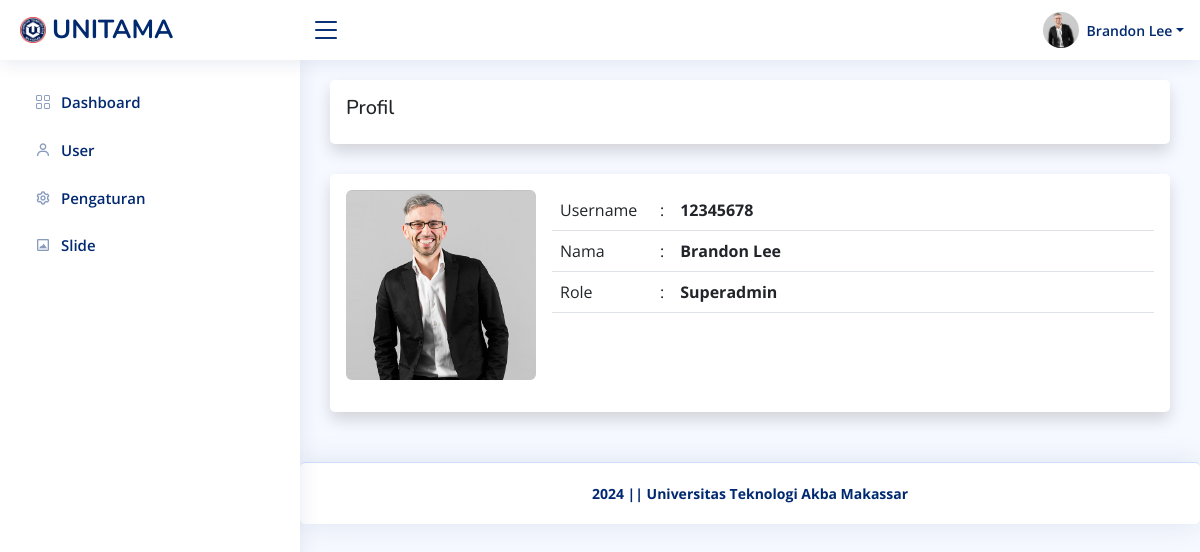
The app's page /admin/dashboard/profil.php (signed in) with its own data.
### tables this page shows
CREATE TABLE `pengaturan` (
  `id_pengaturan` int(11) NOT NULL,
  `appname` varchar(50) NOT NULL,
  `logo` varchar(255) NOT NULL,
  `copyright` varchar(255) NOT NULL,
  `description` varchar(255) NOT NULL,
  `keyword` varchar(255) NOT NULL,
  `author` varchar(128) NOT NULL
);

CREATE TABLE `user` (
  `id_user` int(11) NOT NULL,
  `username` varchar(128) NOT NULL,
  `password` varchar(255) NOT NULL,
  `nama` varchar(128) NOT NULL,
  `role` int(11) NOT NULL,
  `foto` varchar(255) DEFAULT NULL
);

### helper.php (called while the page is built, shortened)
<?php
$base_url = 'http://localhost/unitama/';
$koneksi = mysqli_connect('localhost', 'root', '', 'unitama');
function getWhere($query)
{
    global $koneksi;
    return mysqli_fetch_assoc(mysqli_query($koneksi, $query));
}
function getRole($param)
{
    if ($param == 1) {
        return 'Superadmin';
    }
    return 'Admin';
}

### admin/dashboard/profil.php (the view)
<?php require '../template/header.php' ?>
<div class="card shadow p-3">
    <h5>Profil </h5>
</div>
<div class="card shadow p-3">
    <div class="row g-3 mb-3">
        <div class="col-md-3">
            <?php if ($akun['foto']) : ?>
                <img src="<?= $base_url; ?>/assets/uploads/user/<?= $akun['foto']; ?>" alt="<?= $akun['nama']; ?>" class="rounded w-100">
            <?php else : ?>
                <img src="<?= $base_url; ?>assets/img/noprofil.png" alt="<?= $akun['nama']; ?>" class="rounded w-100">
            <?php endif ?>
        </div>
        <div class="col-md-9">
            <table class="table">
                <tbody>
                    <tr>
                        <td width="100">Username</td>
                        <td width="5">:</td>
                        <td class="fw-bold"><?= $akun['username']; ?></td>
                    </tr>
                    <tr>
                        <td>Nama</td>
                        <td>:</td>
                        <td class="fw-bold"><?= $akun['nama']; ?></td>
                    </tr>
                    <tr>
                        <td>Role</td>
                        <td>:</td>
                        <td class="fw-bold"><?= getRole($akun['role']); ?></td>
                    </tr>
                </tbody>
            </table>
        </div>
    </div>
</div>
<?php require '../template/footer.php' ?>

### admin/template/header.php (shortened to what this page needs)
<?php require '../../helper.php' ?>
<?php $pengaturan = getWhere("SELECT * FROM pengaturan WHERE id_pengaturan = 1 "); ?>
<!DOCTYPE html>
<html lang="en">
<head>
    <link href="<?= $base_url; ?>assets/plugins/bootstrap/css/bootstrap.min.css" rel="stylesheet">
    <link href="<?= $base_url; ?>assets/plugins/bootstrap-icons/bootstrap-icons.css" rel="stylesheet">
    <link href="<?= $base_url; ?>assets/plugins/boxicons/css/boxicons.min.css" rel="stylesheet">
    <link href="<?= $base_url; ?>assets/plugins/quill/quill.snow.css" rel="stylesheet">
    <link href="<?= $base_url; ?>assets/plugins/quill/quill.bubble.css" rel="stylesheet">
    <link href="<?= $base_url; ?>assets/plugins/remixicon/remixicon.css" rel="stylesheet">
    <link href="<?= $base_url; ?>assets/plugins/simple-datatables/style.css" rel="stylesheet">
    <link rel="stylesheet" href="https://cdnjs.cloudflare.com/ajax/libs/twitter-bootstrap/5.3.0/css/bootstrap.min.css">
    <link rel="stylesheet" href="https://cdn.datatables.net/2.0.8/css/dataTables.bootstrap5.css">
    <link href="<?= $base_url; ?>assets/css/style.css" rel="stylesheet">
</head>
<body>
    <header id="header" class="header fixed-top d-flex align-items-center">
        <div class="d-flex align-items-center justify-content-between">
            <a href="<?= $base_url; ?>admin/dashboard" class="logo d-flex align-items-center">
                <img src="<?= $base_url; ?>assets/img/<?= $pengaturan['logo']; ?>" alt="">
                <span class="d-none d-lg-block"><?= $pengaturan['appname']; ?></span>
            </a>
            <i class="bi bi-list toggle-sidebar-btn"></i>
        </div>
        <nav class="header-nav ms-auto">
            <ul class="d-flex align-items-center">
                <li class="nav-item dropdown pe-3">
                    <?php
                    $id = $_SESSION['id_user'];
                    $akun = getWhere("SELECT * FROM user WHERE id_user = $id ");
                    ?>
                    <a class="nav-link nav-profile d-flex align-items-center pe-0" href="#" data-bs-toggle="dropdown">
                        <?php if ($akun['foto']) : ?>
                            <img src="<?= $base_url; ?>/assets/uploads/user/<?= $akun['foto']; ?>" alt="<?= $akun['nama']; ?>" class="rounded-circle">
                        <?php else : ?>
                            <img src="<?= $base_url; ?>assets/img/noprofil.png" alt="<?= $akun['nama']; ?>" class="rounded-circle">
                        <?php endif ?>
                        <span class="d-none d-md-block dropdown-toggle ps-2"><?= $akun['nama']; ?></span>
                    </a>
                </li>
            </ul>
        </nav>
    </header>
    <aside id="sidebar" class="sidebar">
        <ul class="sidebar-nav" id="sidebar-nav">
            <li class="nav-item">
                <a class="nav-link collapsed" href="<?= $base_url; ?>admin/dashboard">
                    <i class="bi bi-grid"></i>
                    <span>Dashboard</span>
                </a>
            </li>
            <?php if ($_SESSION['role'] == 1) : ?>
                <li class="nav-item">
                    <a class="nav-link collapsed" href="<?= $base_url; ?>admin/user">
                        <i class='bx bx-user'></i>
                        <span>User</span>
                    </a>
                </li>
            <?php endif ?>
            <li class="nav-item">
                <a class="nav-link collapsed" href="<?= $base_url; ?>admin/pengaturan">
                    <i class='bx bx-cog'></i>
                    <span>Pengaturan</span>
                </a>
            </li>
            <li class="nav-item">
                <a class="nav-link collapsed" href="<?= $base_url; ?>admin/slide">
                    <i class='bx bx-image-alt'></i>
                    <span>Slide</span>
                </a>
            </li>
        </ul>
    </aside>
    <main id="main" class="main">

### admin/template/footer.php (shortened to what this page needs)
</main>
<footer id="footer" class="footer card">
    <div class="copyright fw-bold">
        <?= $pengaturan['copyright']; ?>
    </div>
</footer>
</body>
</html>

### assets/css/style.css (style rules this page uses)
:root { scroll-behavior: smooth; }
body { font-family: "Open Sans", sans-serif; background: #f6f9ff; color: #444444; }
a { color: #4154f1; text-decoration: none; }
h1, h2, h3, h4, h5, h6 { font-family: "Nunito", sans-serif; }
#main { margin-top: 60px; padding: 20px 30px; transition: all 0.3s; }
.card { margin-bottom: 30px; border: none; border-radius: 5px; box-shadow: 0px 0 30px rgba(1, 41, 112, 0.1); }
.logo { line-height: 1; }
@media (min-width: 1200px) { .logo { width: 280px; } }
.logo img { max-height: 26px; margin-right: 6px; }
.logo span { font-size: 26px; font-weight: 700; color: #012970; font-family: "Nunito", sans-serif; }
.header { transition: all 0.5s; z-index: 997; height: 60px; box-shadow: 0px 2px 20px rgba(1, 41, 112, 0.1); background-color: #fff; padding-left: 20px; }
.header .toggle-sidebar-btn { font-size: 32px; padding-left: 10px; cursor: pointer; color: #012970; }
.header-nav ul { list-style: none; }
.header-nav>ul { margin: 0; padding: 0; }
.header-nav .nav-profile { color: #012970; }
.header-nav .nav-profile img { max-height: 36px; }
.header-nav .nav-profile span { font-size: 14px; font-weight: 600; }
.sidebar { position: fixed; top: 60px; left: 0; bottom: 0; width: 300px; z-index: 996; transition: all 0.3s; padding: 20px; overflow-y: auto; scrollbar-width: thin; scrollbar-color: #aab7cf transparent; box-shadow: 0px 0px 20px rgba(1, 41, 112, 0.1); background-color: #fff; }
@media (min-width: 1200px) { #main, #footer { margin-left: 300px; } }
.sidebar-nav { padding: 0; margin: 0; list-style: none; }
.sidebar-nav li { padding: 0; margin: 0; list-style: none; }
.sidebar-nav .nav-item { margin-bottom: 5px; }
.sidebar-nav .nav-link { display: flex; align-items: center; font-size: 15px; font-weight: 600; color: #4154f1; transition: 0.3; background: #f6f9ff; padding: 10px 15px; border-radius: 4px; }
.sidebar-nav .nav-link i { font-size: 16px; margin-right: 10px; color: #4154f1; }
.sidebar-nav .nav-link.collapsed { color: #012970; background: #fff; }
.sidebar-nav .nav-link.collapsed i { color: #899bbd; }
.footer { padding: 20px 0; font-size: 14px; transition: all 0.3s; border-top: 1px solid #cddfff; }
.footer .copyright { text-align: center; color: #012970; }

### records on screen
pengaturan: logo (picture), appname "UNITAMA", copyright "2024 || Universitas Teknologi Akba Makassar"
user: foto (picture), nama "Brandon Lee", username "12345678", role "Superadmin"
